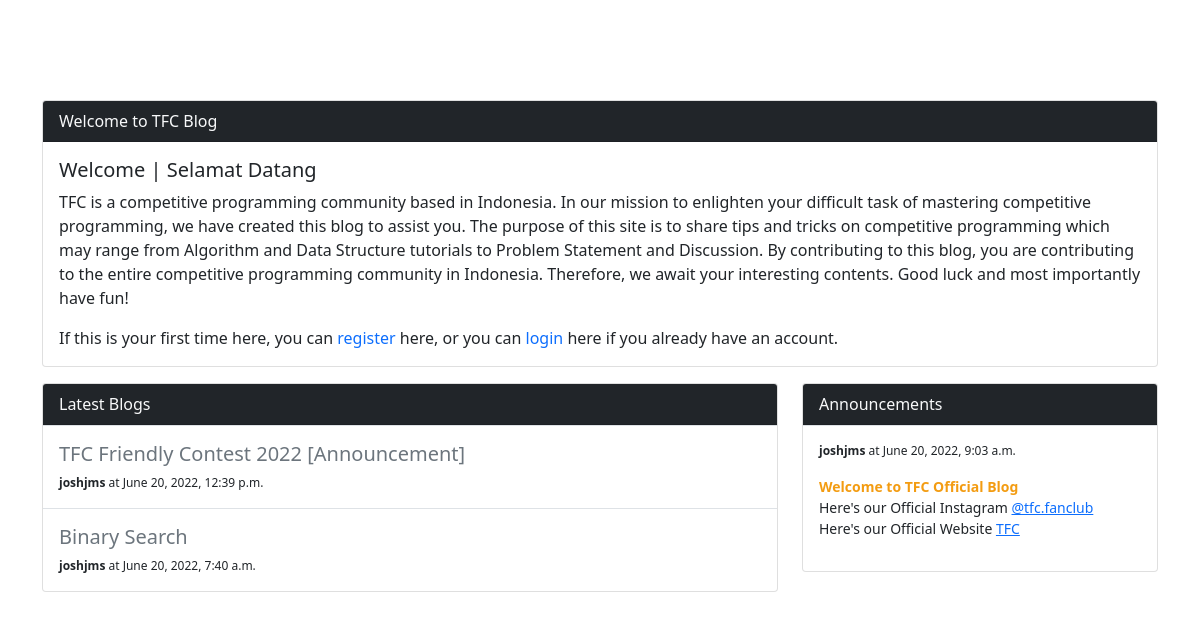
Screenshot of /blog/ with the database file from the repository.
### blog/models.py (models this page shows, shortened)
class Post(models.Model):
    id = models.IntegerField(primary_key = True)
    title = models.CharField(max_length = 200, unique = True)
    author = models.ForeignKey(User, on_delete = models.CASCADE)
    updated_on = models.DateTimeField(auto_now = True)
    created_on = models.DateTimeField(auto_now_add = True)
    content = RichTextField(blank = True, null = True)
    class Meta:
        ordering = ['-created_on']

class Announcement(models.Model):
    id = models.IntegerField(primary_key = True)
    author = models.ForeignKey(User, on_delete = models.CASCADE)
    created_on = models.DateTimeField(auto_now_add = True)
    content = RichTextField(blank = True, null = True)

### blog/views.py (the view)
# urls.py: path('', views.index, name = 'index'),
def index(request):
    latest_posts = Post.objects.filter()[:5]
    announcements = Announcement.objects.all()
    return render(request, 'blog/index.html', {
        'latest_posts' : latest_posts,
        'announcements' : announcements,
    })

### blog/templates/blog/index.html (shortened to what this page needs)
<html>
<head>
    <link href="https://cdn.jsdelivr.net/npm/bootstrap@5.1.3/dist/css/bootstrap.min.css" rel="stylesheet"
 />
</head>
<body>
    <div class="container">
        <div class="row mb-3">
            <div class="col">
                <div class="card">
                    <div class="card-header bg-dark text-light">
                        Welcome to TFC Blog
                    </div>
                    <div class="card-body">
                        <h5 class="card-title"> Welcome | Selamat Datang </h5>
                        <p class="card-text">
                            TFC is a competitive programming community based in Indonesia. In our mission to enlighten
                            your
                            difficult task of mastering competitive programming, we have created this blog to assist
                            you. The
                            purpose of this site is to share tips and tricks on competitive programming which may range
                            from
                            Algorithm and Data Structure tutorials to Problem Statement and Discussion. By contributing
                            to this
                            blog, you are contributing to the entire competitive programming community in Indonesia.
                            Therefore,
                            we await your interesting contents. Good luck and most importantly have fun!
                        </p>
                        {% if not user.is_authenticated %}
                        <p class="card-text">
                            If this is your first time here, you can <a class="link-primary text-decoration-none"
                                href="{% url 'blog:register' %}">
                                register</a> here, or you can <a class="link-primary text-decoration-none"
                                href="{% url 'blog:login' %}">
                                login</a>
                            here if you already have an account.
                        </p>
                        {% endif %}
                    </div>
                </div>
            </div>
        </div>
        <div class="row mb-3">
            <div class="col-8">
                <div class="card mb-3">
                    <div class="card-header bg-dark text-light">
                        Latest Blogs
                    </div>
                    {% for post in latest_posts %}
                    <div class="card-body border-top">
                        <h5 class="card-title"> <a class = "link-secondary text-decoration-none" href = "{% url 'blog:view' blog_id=post.id %}"> {{post.title}} </a> </h5>
                        <p class="card-text" style = "font-size: 12px">
                            <b>{{post.author}}</b> at {{post.created_on}}
                        </p>
                    </div>
                    {% endfor %}
                </div>
            </div>
            <div class="col-4">
                <div class="card">
                    <div class="card-header bg-dark text-light">
                        Announcements
                    </div>
                    {% for announcement in announcements %}
                    <div class="card-body border-top">
                        <p class="card-text">
                            <span style = "font-size:12px;"> <b>{{announcement.author}}</b> at {{announcement.created_on}} </span>
                            {{announcement.content | safe}}
                        </p>
                    </div>
                    {% endfor %}
                </div>
            </div>
        </div>
    </div>
</body>
</html>

### blog/templates/blog/index.html (style rules this page uses)
body { margin-top: 100px; padding: 0; }

### rows the page displays
Post: title "TFC Friendly Contest 2022 [Announcement]", author "joshjms", created_on "June 20, 2022, 12:39 p.m."
Post: title "Binary Search", author "joshjms", created_on "June 20, 2022, 7:40 a.m."
Announcement: author "joshjms", created_on "June 20, 2022, 9:03 a.m.", content "Welcome to TFC Official Blog Here's our Official Instagram @tfc.fanclub Here's our Official Website TFC"
